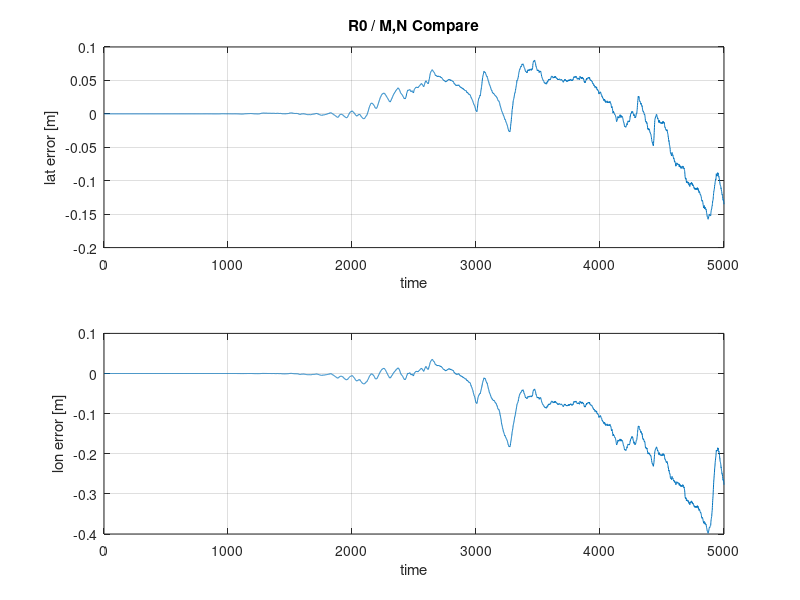

Write MATLAB code to recreate this figure.
%% Q2 answer

error_0 = load("error_0.mat");
error_1 = load("error_1.mat");

err_0_1(1, :) = (error_1.TRN_error.signals(1).values - error_0.TRN_error.signals(1).values);
err_0_1(2, :) = (error_1.TRN_error.signals(2).values - error_0.TRN_error.signals(2).values);

err_0_1_sort = err_0_1(1:2, 1:5000);


figure
subplot(2, 1, 1)
plot(err_0_1_sort(1, :))
grid on; ylabel('lat error [m]'); xlabel('time');
title('R0 / M,N Compare');

subplot(2, 1, 2)
plot(err_0_1_sort(2, :))
grid on; ylabel('lon error [m]'); xlabel('time');

%% 